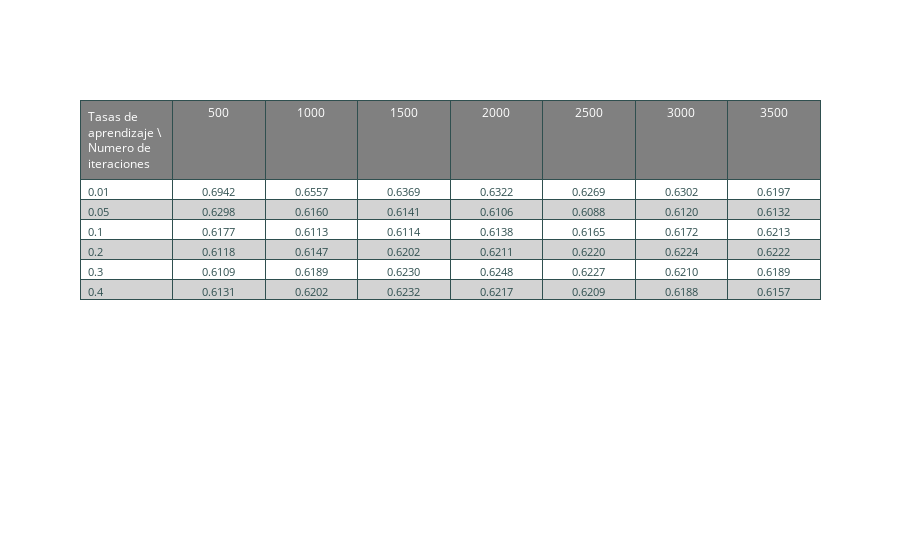
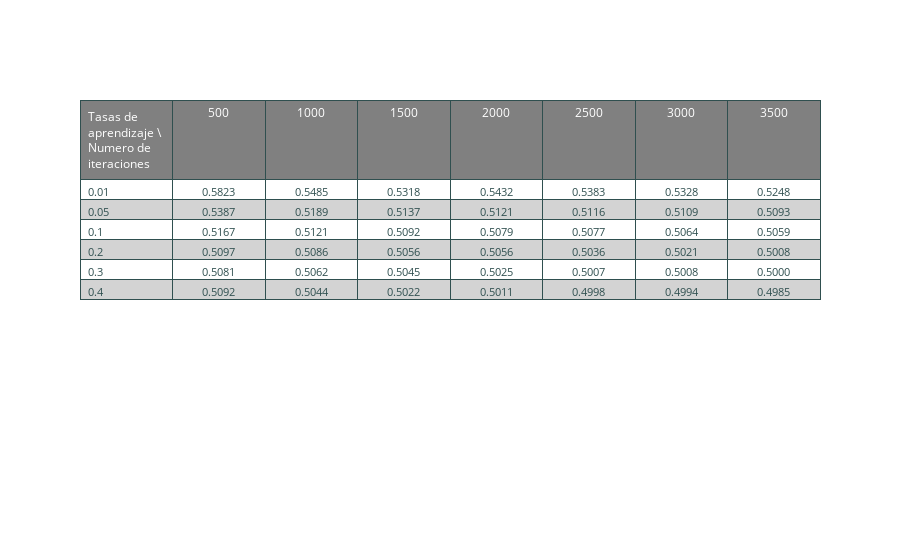

Here is the notebook cell these charts were saved with, in order:
### Code cell
data_files = ["heart.csv", "diabetes.csv"]
num_iters = [500, 1000, 1500, 2000, 2500, 3000, 3500]
num_iters_label = num_iters.copy()
num_iters_label.insert(0, "Tasas de aprendizaje \ Numero de iteraciones")
learn_rates = [0.01, 0.05, 0.1, 0.2, 0.3, 0.4]
k = 3

for name in data_files:
    result_table = [learn_rates]
    data = Leer_Datos(name)
    X, y = Separar_X_y(data.values)
    norm_data_X, mean_data_X, standard_dev_X = Normalizar_Datos(X)
    norm_data = np.concatenate((norm_data_X, y), axis=1)
    k_folds, size_fold = Crear_k_folds(norm_data, k)
    for num_iter in num_iters:
        learn_rate_row = []
        for learn_rate in learn_rates:
            cost_test_total = 0.0
            for i in range(k):
                X_train = np.zeros((size_fold * (k-1), norm_data.shape[1] - 1))
                X_test = np.zeros((size_fold, norm_data.shape[1] - 1))
                y_train = np.zeros((size_fold * (k-1), 1))
                y_test = np.zeros((size_fold, 1))
                count_sz_fold = 0
                for j in range(k):
                    if j == i:
                        X_test = k_folds[i]['X']
                        y_test = k_folds[i]['y']
                    else:
                        X_train[count_sz_fold:count_sz_fold+size_fold, :] = k_folds[j]['X']
                        y_train[count_sz_fold:count_sz_fold+size_fold, :] = k_folds[j]['y']
                        count_sz_fold += size_fold

                y_train = np.reshape(y_train, y_train.shape[0])
                y_test = np.reshape(y_test, y_test.shape[0])

                X_train = np.c_[X_train, np.ones(X_train.shape[0])]     #bias
                X_test = np.c_[X_test, np.ones(X_test.shape[0])]        #bias
                W = Crear_Pesos(X_train)
                W, costs = Gradiente_Descendiente(X_train, y_train, W, num_iter, learn_rate)
                cost_test = Calcular_Funcion_Costo(X_test, y_test, W)
                cost_test_total += cost_test

                #plt.plot(range(len(costs)), costs)
                #print(cost_test)
                #print(W)
            cost_test_total /= k
            learn_rate_row.append("%.4f" % cost_test_total)
        result_table.append(learn_rate_row)

    headerColor = 'grey'
    rowEvenColor = 'lightgrey'
    rowOddColor = 'white'

    fig = go.Figure(data=[go.Table(
    header=dict(
        values=num_iters_label,
        line_color='darkslategray',
        fill_color=headerColor,
        align=['left','center'],
        font=dict(color='white', size=12)
    ),
    cells=dict(
        values=result_table,
        line_color='darkslategray',
        fill_color = [[rowOddColor,rowEvenColor,rowOddColor, rowEvenColor,rowOddColor,rowEvenColor]*6],
        align = ['left', 'center'],
        font = dict(color = 'darkslategray', size = 11)
        ))
    ])
    fig.show()

### Figure 1 — Plotly figure (JSON) as saved in the notebook; plotly's stock layout.template omitted (floating-point values rounded to 4 significant figures)
{"data": [{"cells": {"align": ["left", "center"], "fill": {"color": [["white", "lightgrey", "white", "lightgrey", "white", "lightgrey", "white", "lightgrey", "white", "lightgrey", "white", "lightgrey", "white", "lightgrey", "white", "lightgrey", "white", "lightgrey", "white", "lightgrey", "white", "lightgrey", "white", "lightgrey", "white", "lightgrey", "white", "lightgrey", "white", "lightgrey", "white", "lightgrey", "white", "lightgrey", "white", "lightgrey"]]}, "font": {"color": "darkslategray", "size": 11}, "line": {"color": "darkslategray"}, "values": [[0.01, 0.05, 0.1, 0.2, 0.3, 0.4], ["0.6942", "0.6298", "0.6177", "0.6118", "0.6109", "0.6131"], ["0.6557", "0.6160", "0.6113", "0.6147", "0.6189", "0.6202"], ["0.6369", "0.6141", "0.6114", "0.6202", "0.6230", "0.6232"], ["0.6322", "0.6106", "0.6138", "0.6211", "0.6248", "0.6217"], ["0.6269", "0.6088", "0.6165", "0.6220", "0.6227", "0.6209"], ["0.6302", "0.6120", "0.6172", "0.6224", "0.6210", "0.6188"], ["0.6197", "0.6132", "0.6213", "0.6222", "0.6189", "0.6157"]]}, "header": {"align": ["left", "center"], "fill": {"color": "grey"}, "font": {"color": "white", "size": 12}, "line": {"color": "darkslategray"}, "values": ["Tasas de aprendizaje \\ Numero de iteraciones", 500, 1000, 1500, 2000, 2500, 3000, 3500]}, "type": "table"}], "layout": {}}

### Figure 2 — Plotly figure (JSON) as saved in the notebook; plotly's stock layout.template omitted (floating-point values rounded to 4 significant figures)
{"data": [{"cells": {"align": ["left", "center"], "fill": {"color": [["white", "lightgrey", "white", "lightgrey", "white", "lightgrey", "white", "lightgrey", "white", "lightgrey", "white", "lightgrey", "white", "lightgrey", "white", "lightgrey", "white", "lightgrey", "white", "lightgrey", "white", "lightgrey", "white", "lightgrey", "white", "lightgrey", "white", "lightgrey", "white", "lightgrey", "white", "lightgrey", "white", "lightgrey", "white", "lightgrey"]]}, "font": {"color": "darkslategray", "size": 11}, "line": {"color": "darkslategray"}, "values": [[0.01, 0.05, 0.1, 0.2, 0.3, 0.4], ["0.5823", "0.5387", "0.5167", "0.5097", "0.5081", "0.5092"], ["0.5485", "0.5189", "0.5121", "0.5086", "0.5062", "0.5044"], ["0.5318", "0.5137", "0.5092", "0.5056", "0.5045", "0.5022"], ["0.5432", "0.5121", "0.5079", "0.5056", "0.5025", "0.5011"], ["0.5383", "0.5116", "0.5077", "0.5036", "0.5007", "0.4998"], ["0.5328", "0.5109", "0.5064", "0.5021", "0.5008", "0.4994"], ["0.5248", "0.5093", "0.5059", "0.5008", "0.5000", "0.4985"]]}, "header": {"align": ["left", "center"], "fill": {"color": "grey"}, "font": {"color": "white", "size": 12}, "line": {"color": "darkslategray"}, "values": ["Tasas de aprendizaje \\ Numero de iteraciones", 500, 1000, 1500, 2000, 2500, 3000, 3500]}, "type": "table"}], "layout": {}}
